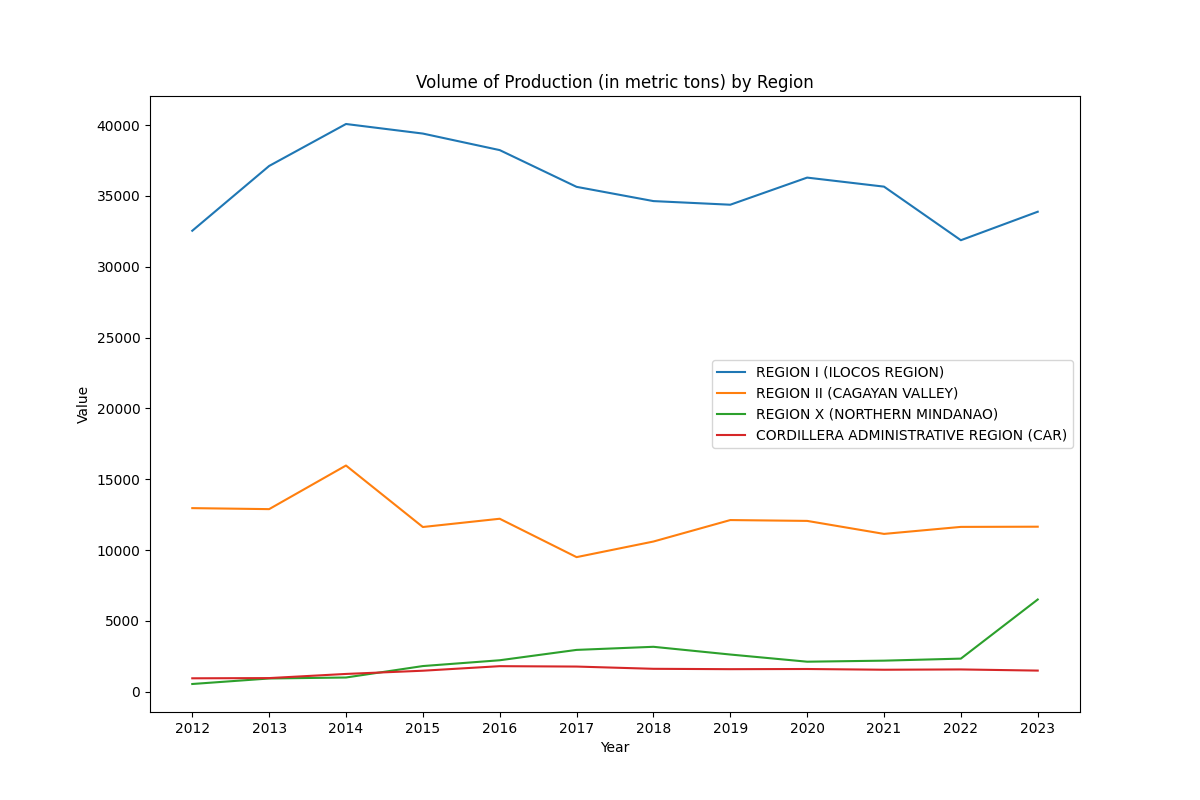

Here is the Python script that generated this plot:
import pandas as pd
import matplotlib.pyplot as plt

# Set the backend to 'Agg' for headless environments
plt.switch_backend('Agg')

def read_data(file_path):
    data = pd.read_excel(file_path)
    return data

def get_top_regions(data, top_n=4):  # Default to top 4 regions
    data['Total'] = data.iloc[:, 1:].sum(axis=1)
    top_regions = data.nlargest(top_n, 'Total')
    return top_regions

def plot_line_chart(data):
    plt.figure(figsize=(12, 8))  # Adjust the figure size (width, height)
    years = data.columns[1:-1]  # Exclude the 'Total' column
    for index, row in data.iterrows():
        plt.plot(years, row.iloc[1:-1], label=row.iloc[0])
    
    plt.xlabel('Year')
    plt.ylabel('Value')
    plt.title('Volume of Production (in metric tons) by Region')
    plt.legend()
    plt.savefig('line_chart_tobacco_2_top_4.png')  # Save the plot to a file
    print("Line chart saved as 'line_chart_tobacco_2_top_4.png'")

if __name__ == "__main__":
    file_path = 'tobacco-2.xlsx'  # Update this path to your actual data file
    data = read_data(file_path)
    top_regions = get_top_regions(data, top_n=4)  # Show top 4 regions
    plot_line_chart(top_regions)
